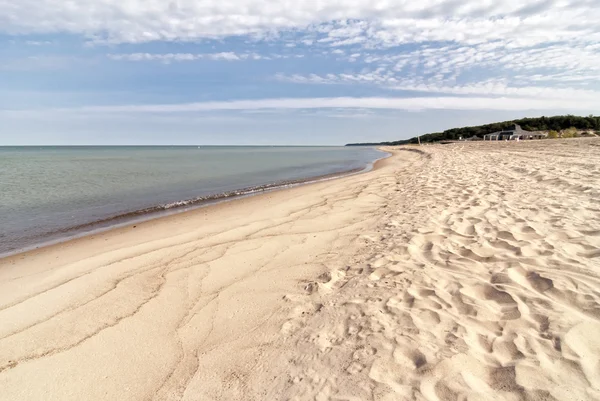
#> input picture Dataset/Clean/10.jpg, 600 x 401 px, found by its file name; its folder holds only this picture in this run
$ jupyter execute --allow-errors template.ipynb   (older library calls are emulated)
#> lines starting #> are read from the running program, lines starting #| are printed output that depends on the picture
[cell 1]
# Import library yang kalian butuhkan
import os
import cv2 as cv
import matplotlib.pyplot as plt
import numpy as np
import pandas as pd
from sklearn.model_selection import train_test_split, cross_val_predict
from sklearn.metrics import accuracy_score, classification_report
from skimage.feature import graycomatrix, graycoprops
from scipy.stats import entropy
from sklearn.ensemble import RandomForestClassifier
from sklearn.svm import SVC
from sklearn.neighbors import KNeighborsClassifier
from sklearn.metrics import accuracy_score, precision_score, recall_score, f1_score, confusion_matrix, classification_report
from sklearn.metrics import (confusion_matrix, ConfusionMatrixDisplay)
import seaborn as sns

## Data Loading

Buat struktur folder dataset sebagai berikut:
```
.
└──dataset
    ├── label1
	├── image1.jpg
	├── image2.jpg
	└── image3.jpg
    ├── label2
    └── label3
    └── dst...
```

[cell 2]
data = []
labels = []
file_name = []
for sub_folder in os.listdir("dataset\\"):
    sub_folder_files = os.listdir(os.path.join("dataset\\", sub_folder))
    for i, filename in enumerate(sub_folder_files):
        img_path = os.path.join("dataset\\", sub_folder, filename)
        img = cv.imread(img_path)
#> img is the input picture: shape (401, 600, 3); mean B, G, R 184.3, 193.2, 201.6
        img = img.astype(np.uint8)
        img = cv.cvtColor(img, cv.COLOR_BGR2GRAY)
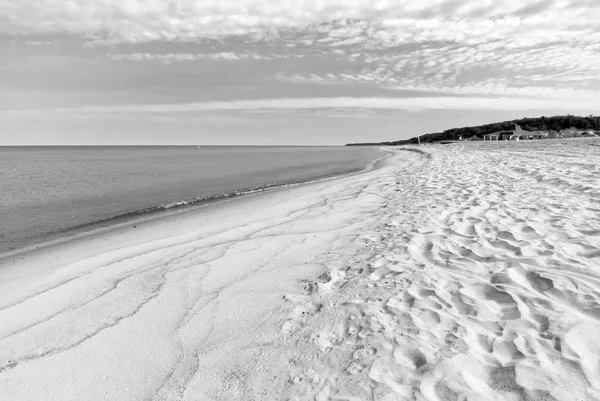
#> img: shape (401, 600); min 0, max 255, mean 194.7

        data.append(img)
        labels.append(sub_folder)
        name = os.path.splitext(filename)[0]
        file_name.append(filename)
#> pass 2 of the loop `for sub_folder in os.listdir("dataset\\"):`:
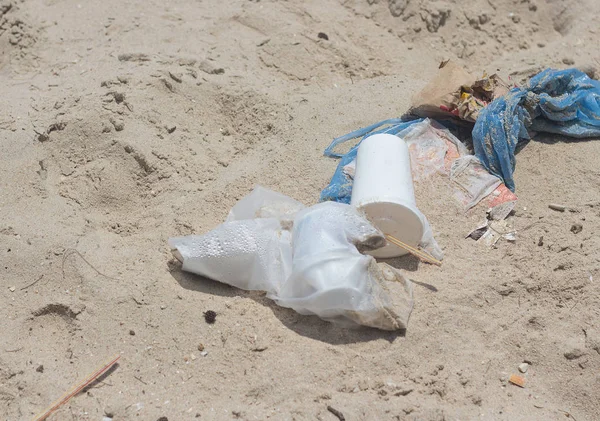
#> input picture Dataset/Dirt/depositphotos_166622224-stock-photo-beach-pollution-concept.jpg, 600 x 421 px, found by its file name
#> img is the input picture: shape (421, 600, 3); mean B, G, R 155.9, 167, 175.7
#> `img = cv.cvtColor(img, cv.COLOR_BGR2GRAY)`:
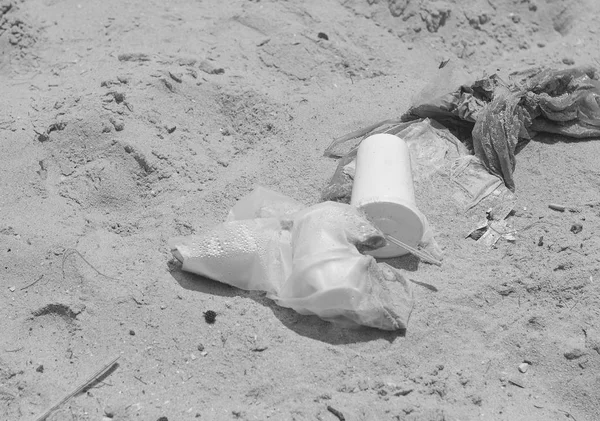
#> img: shape (421, 600); min 23, max 247, mean 168.3

#> (the rest of this cell did not finish here and is left out)

## Data Augmentation

### Define Augmentation Function

[cell 3]
# melakukan augmentasi data
data_augmented = []
labels_augmented = []
paths_augmented = []
file_name_augmented = []
for i in range(len(data)):
	pass
#> this loop made 2 passes

[cell 4]
print("Data sebelum augmentasi: ", len(data))
#| Data sebelum augmentasi:  2
print("Data setelah augmentasi: ", len(data_augmented))

## Data Preparation

### Define Preprocessing Function

[cell 5]
def resize(image, target_size):
    pass

def prepro1():
    pass

def prepro2():
    pass

def prepro3():
    pass

### Preprocessing

[cell 6]
# pada bagian ini bisa gunakan data yang sebelum augmentasi atau setelah augmentasi
dataPreprocessed = []
for i in range(len(data)): # Loop through each image and do preprocessing
	pass

### Feature Extraction

[cell 7]
# [15 lines left out: function glcm, not called in this run]

[cell 8]
def correlation(matriks):
	return graycoprops(matriks, 'correlation')[0, 0]

[cell 9]
def dissimilarity(matriks):
    return graycoprops(matriks, 'dissimilarity')[0, 0]

[cell 10]
def homogenity(matriks):
    return graycoprops(matriks, 'homogeneity')[0, 0]

[cell 11]
def contrast(matriks):
    return graycoprops(matriks, 'contrast')[0, 0]

[cell 12]
def ASM(matriks):
    return graycoprops(matriks, 'ASM')[0, 0]

[cell 13]
def energy(matriks):
    return graycoprops(matriks, 'energy')[0, 0]

[cell 14]
def entropyGlcm(matriks):
    return entropy(matriks.ravel())

[cell 15]
Derajat0 = []
Derajat45 = []
Derajat90 = []
Derajat135 = []
for i in range(len(dataPreprocessed)):
    D0 = glcm(dataPreprocessed[i], 0)
    D45 = glcm(dataPreprocessed[i], 45)
    D90 = glcm(dataPreprocessed[i], 90)
    D135 = glcm(dataPreprocessed[i], 135)
    Derajat0.append(D0)
    Derajat45.append(D45)
    Derajat90.append(D90)
    Derajat135.append(D135)
#> after the loop, Derajat0 = []; Derajat135 = []; Derajat45 = []; Derajat90 = []

[cell 16]
Kontras0, Kontras45, Kontras90, Kontras135 = [], [], [], []
dissimilarity0, dissimilarity45, dissimilarity90, dissimilarity135 =  [], [], [], []
homogenity0, homogenity45, homogenity90, homogenity135 = [], [], [], []
entropy0, entropy45, entropy90, entropy135 =  [], [], [], []
ASM0, ASM45, ASM90, ASM135 =  [], [], [], []
energy0, energy45, energy90, energy135 =  [], [], [], []
correlation0, correlation45, correlation90, correlation135 = [], [], [], []

[cell 17]
for i in range(len(dataPreprocessed)):
    C0 = correlation(Derajat0[i])
    correlation0.append(C0)
    C45 = correlation(Derajat45[i])
    correlation45.append(C45)
    C90 = correlation(Derajat90[i])
    correlation90.append(C90)
    C135 = correlation(Derajat135[i])
    correlation135.append(C135)
#> after the loop, correlation0 = []; correlation135 = []; correlation45 = []; correlation90 = []
